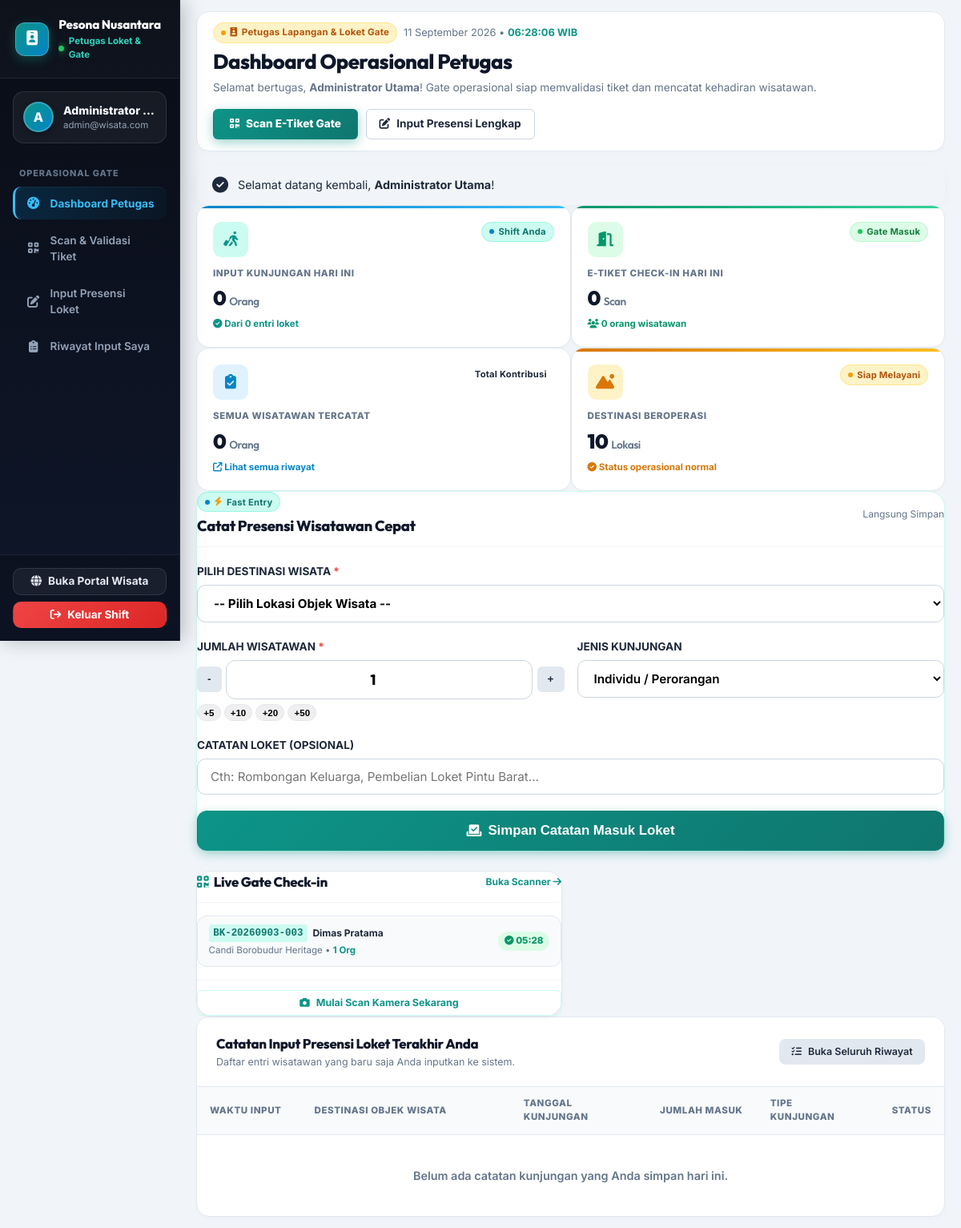
The page /petugas/index.php (signed in) on the database its author committed.
### tables this page shows
CREATE TABLE `pengaturan_web` (
  `id` INT AUTO_INCREMENT PRIMARY KEY,
  `nama_sistem` VARCHAR(100) NOT NULL DEFAULT 'Pesona Nusantara',
  `tagline` VARCHAR(200) DEFAULT 'Sistem Informasi & Reservasi Wisata Berkelas Indonesia',
  `deskripsi` TEXT DEFAULT NULL,
  `kontak_email` VARCHAR(100) DEFAULT 'kontak@pesonanusantara.id',
  `kontak_telp` VARCHAR(30) DEFAULT '+62 821-9988-7766',
  `alamat` TEXT DEFAULT NULL,
  `logo` VARCHAR(255) DEFAULT NULL,
  `banner` VARCHAR(255) DEFAULT NULL,
  `sosmed_instagram` VARCHAR(100) DEFAULT 'pesonanusantara.id',
  `sosmed_facebook` VARCHAR(100) DEFAULT 'pesonanusantara.official',
  `sosmed_youtube` VARCHAR(100) DEFAULT 'PesonaNusantaraTV',
  `updated_at` TIMESTAMP DEFAULT CURRENT_TIMESTAMP ON UPDATE CURRENT_TIMESTAMP
);

CREATE TABLE `pemesanan` (
  `id` INT AUTO_INCREMENT PRIMARY KEY,
  `kode_booking` VARCHAR(30) NOT NULL UNIQUE,
  `user_id` INT NOT NULL,
  `destinasi_id` INT NOT NULL,
  `tanggal_kunjungan` DATE NOT NULL,
  `tipe_rombongan` ENUM('sendiri', 'rombongan') NOT NULL DEFAULT 'sendiri',
  `jumlah_tiket` INT NOT NULL DEFAULT 1,
  `harga_satuan` DECIMAL(12,2) NOT NULL,
  `diskon_didapat` DECIMAL(12,2) DEFAULT 0.00,
  `total_bayar` DECIMAL(12,2) NOT NULL,
  `status_bayar` ENUM('pending', 'lunas', 'batal') NOT NULL DEFAULT 'pending',
  `metode_pembayaran` VARCHAR(50) DEFAULT 'QRIS',
  `bukti_bayar` VARCHAR(255) DEFAULT NULL,
  `qr_code` VARCHAR(255) DEFAULT NULL,
  `status_kunjungan` ENUM('belum_digunakan', 'sudah_digunakan', 'hangus') DEFAULT 'belum_digunakan',
  `waktu_checkin` DATETIME DEFAULT NULL,
  `nama_pemesan` VARCHAR(100) DEFAULT NULL,
  `no_telp` VARCHAR(30) DEFAULT NULL,
  `catatan` TEXT DEFAULT NULL,
  `created_at` TIMESTAMP DEFAULT CURRENT_TIMESTAMP,
  FOREIGN KEY (`user_id`) REFERENCES `users`(`id`) ON DELETE CASCADE,
  FOREIGN KEY (`destinasi_id`) REFERENCES `destinasi`(`id`) ON DELETE CASCADE
);

CREATE TABLE `destinasi` (
  `id` INT AUTO_INCREMENT PRIMARY KEY,
  `kategori_id` INT NOT NULL,
  `nama_destinasi` VARCHAR(150) NOT NULL,
  `slug` VARCHAR(180) NOT NULL UNIQUE,
  `deskripsi` TEXT NOT NULL,
  `lokasi` VARCHAR(255) NOT NULL,
  `maps_embed` TEXT DEFAULT NULL,
  `harga_tiket` DECIMAL(12,2) NOT NULL DEFAULT 0.00,
  `diskon_rombongan` INT DEFAULT 15 COMMENT 'Diskon persen untuk rombongan',
  `min_rombongan` INT DEFAULT 10 COMMENT 'Minimal pengunjung untuk rombongan',
  `jam_buka` TIME DEFAULT '08:00:00',
  `jam_tutup` TIME DEFAULT '17:00:00',
  `hari_operasional` VARCHAR(100) DEFAULT 'Setiap Hari (Senin - Minggu)',
  `fasilitas` TEXT DEFAULT NULL COMMENT 'Comma-separated fasilitas',
  `status` ENUM('buka', 'tutup', 'pemeliharaan') DEFAULT 'buka',
  `rating` DECIMAL(3,2) DEFAULT 4.80,
  `foto_utama` VARCHAR(255) NOT NULL,
  `created_at` TIMESTAMP DEFAULT CURRENT_TIMESTAMP,
  FOREIGN KEY (`kategori_id`) REFERENCES `kategori_wisata`(`id`) ON DELETE CASCADE
);

### petugas/index.php (the view, shortened to what the rows shown need)
<?php
require_once __DIR__ . '/../config/database.php';
$today = date('Y-m-d');
$userId = $_SESSION['user_id'];
$stmtHariIni = $pdo->prepare("SELECT COALESCE(SUM(jumlah_pengunjung), 0) as total_pengunjung, COUNT(id) as total_entri
                              FROM presensi_kunjungan
                              WHERE tanggal_kunjungan = ? AND petugas_id = ?");
$stmtHariIni->execute([$today, $userId]);
$statHariIni = $stmtHariIni->fetch();
$stmtValidasi = $pdo->query("SELECT COUNT(*) FROM pemesanan WHERE status_kunjungan = 'sudah_digunakan' AND DATE(waktu_checkin) = CURDATE()")->fetchColumn();
$stmtTotal = $pdo->prepare("SELECT COALESCE(SUM(jumlah_pengunjung), 0) as total_all
                            FROM presensi_kunjungan
                            WHERE petugas_id = ?");
$stmtTotal->execute([$userId]);
$totalAll = (int)$stmtTotal->fetchColumn();
$totalDestinasiBuka = (int)$pdo->query("SELECT COUNT(*) FROM destinasi WHERE status = 'buka'")->fetchColumn();
$stmtGateLive = $pdo->query("SELECT p.*, d.nama_destinasi, u.nama as nama_user
                             FROM pemesanan p
                             JOIN destinasi d ON p.destinasi_id = d.id
                             JOIN users u ON p.user_id = u.id
                             WHERE p.status_kunjungan = 'sudah_digunakan'
                             ORDER BY p.waktu_checkin DESC LIMIT 5");
$gateLiveList = $stmtGateLive->fetchAll();
require_once __DIR__ . '/includes/header.php';
require_once __DIR__ . '/includes/sidebar.php';
?>
<main class="admin-main">
  <div class="admin-topbar-luxury">
    <div>
      <h1 style="font-size: 1.6rem; font-weight: 800; color: #0f172a; margin: 0; letter-spacing: -0.02em;">
        Dashboard Operasional Petugas
      </h1>
    </div>
  </div>
  <div class="grid grid-cols-4 gap-5 mb-7">
    <div class="kpi-card-luxury kpi-primary" style="padding: 1.25rem;">
      <h2 style="font-size: 1.55rem; font-weight: 900; color: #0f172a; margin: 0.2rem 0 0 0; font-family: 'Outfit', sans-serif;">
        <?= number_format($statHariIni['total_pengunjung']) ?> <span style="font-size: 0.85rem; font-weight: 600; color: #64748b;">Orang</span>
      </h2>
    </div>
    <a href="<?= BASE_URL ?>petugas/validasi_tiket.php" style="text-decoration: none; color: inherit;">
      <div class="kpi-card-luxury kpi-success" style="cursor: pointer; padding: 1.25rem; border: 1px solid #e2e8f0;">
        <h2 style="font-size: 1.55rem; font-weight: 900; color: #0f172a; margin: 0.2rem 0 0 0; font-family: 'Outfit', sans-serif;">
          <?= number_format($stmtValidasi) ?> <span style="font-size: 0.85rem; font-weight: 600; color: #64748b;">Scan</span>
        </h2>
      </div>
    </a>
    <a href="<?= BASE_URL ?>petugas/riwayat_input.php" style="text-decoration: none; color: inherit;">
      <div class="kpi-card-luxury kpi-info" style="cursor: pointer; padding: 1.25rem; border: 1px solid #e2e8f0;">
        <h2 style="font-size: 1.55rem; font-weight: 900; color: #0f172a; margin: 0.2rem 0 0 0; font-family: 'Outfit', sans-serif;">
          <?= number_format($totalAll) ?> <span style="font-size: 0.85rem; font-weight: 600; color: #64748b;">Orang</span>
        </h2>
      </div>
    </a>
    <div class="kpi-card-luxury kpi-warning" style="padding: 1.25rem; border: 1px solid #e2e8f0;">
      <h2 style="font-size: 1.55rem; font-weight: 900; color: #0f172a; margin: 0.2rem 0 0 0; font-family: 'Outfit', sans-serif;">
        <?= $totalDestinasiBuka ?> <span style="font-size: 0.85rem; font-weight: 600; color: #64748b;">Lokasi</span>
      </h2>
    </div>
  </div>
  <div class="grid grid-cols-12 gap-6 mb-7">
    <div class="col-span-5" style="grid-column: span 5 / span 5;">
      <div class="card p-6 bg-white shadow-sm" style="border-radius: 1.25rem; border: 1.5px solid #e2e8f0; height: 100%; display: flex; flex-direction: column;">
        <div style="flex: 1; overflow-y: auto; max-height: 290px;">
          <?php if (empty($gateLiveList)): ?>
            <div style="text-align: center; padding: 3rem 1rem; color: #94a3b8;">
              <i class="fa-solid fa-ticket" style="font-size: 2.2rem; color: #cbd5e1; margin-bottom: 0.5rem; display: block;"></i>
              <span style="font-size: 0.85rem; font-weight: 600;">Belum ada scan e-tiket hari ini</span>
            </div>
          <?php else: ?>
            <ul style="list-style: none; padding: 0; margin: 0; display: flex; flex-direction: column; gap: 0.5rem;">
              <?php foreach ($gateLiveList as $gl): ?>
                <li style="display: flex; align-items: center; justify-content: space-between; padding: 0.65rem 0.85rem; background: #f8fafc; border: 1px solid #e2e8f0; border-radius: 0.75rem;">
                  <div style="overflow: hidden; flex: 1; padding-right: 0.5rem;">
                    <div style="display: flex; align-items: center; gap: 0.4rem;">
                      <code style="font-size: 0.78rem; font-weight: 800; color: #0f766e; background: #ccfbf1; padding: 0.1rem 0.35rem; border-radius: 4px;">
                        <?= htmlspecialchars($gl['kode_booking']) ?>
                      </code>
                      <span style="font-size: 0.75rem; font-weight: 700; color: #1e293b; white-space: nowrap; overflow: hidden; text-overflow: ellipsis;">
                        <?= htmlspecialchars($gl['nama_pemesan'] ?? $gl['nama_user']) ?>
                      </span>
                    </div>
                    <span style="font-size: 0.72rem; color: #64748b; display: block; margin-top: 0.15rem;">
                      <?= htmlspecialchars($gl['nama_destinasi']) ?> • <strong style="color: #0d9488;"><?= $gl['jumlah_tiket'] ?> Org</strong>
                    </span>
                  </div>
                  <div style="text-align: right;">
                    <span style="font-size: 0.72rem; font-weight: 800; color: #059669; background: #dcfce7; padding: 0.2rem 0.5rem; border-radius: 9999px; display: inline-block;">
                      <i class="fa-solid fa-circle-check"></i> <?= $gl['waktu_checkin'] ? date('H:i', strtotime($gl['waktu_checkin'])) : '-' ?>
                    </span>
                  </div>
                </li>
              <?php endforeach; ?>
            </ul>
          <?php endif; ?>
        </div>
      </div>
    </div>
  </div>
  <div class="card-table-luxury" style="width: 100%;">
    <div style="overflow-x: auto; width: 100%;">
      <table class="table-luxury" style="width: 100%;">
        <thead>
          <tr>
            <th style="width: 14%;">Waktu Input</th>
            <th style="width: 28%;">Destinasi Objek Wisata</th>
            <th style="width: 18%;">Tanggal Kunjungan</th>
            <th style="width: 15%; text-align: center;">Jumlah Masuk</th>
            <th style="width: 13%;">Tipe Kunjungan</th>
            <th style="width: 12%; text-align: right;">Status</th>
          </tr>
        </thead>
      </table>
    </div>
  </div>
</main>
<?php require_once __DIR__ . '/includes/footer.php'; ?>

### petugas/includes/sidebar.php (shortened to what the rows shown need)
<aside class="admin-sidebar">
  <div class="admin-sidebar-brand" style="padding: 1.25rem 1.2rem; border-bottom: 1px solid rgba(255,255,255,0.08);">
    <div style="overflow: hidden; flex: 1;">
      <span style="display: block; font-weight: 800; font-size: 0.95rem; color: #ffffff; letter-spacing: -0.01em; white-space: nowrap; text-overflow: ellipsis; overflow: hidden; font-family: 'Outfit', sans-serif;">
        <?= htmlspecialchars($settings['nama_sistem'] ?? 'Pesona Nusantara') ?>
      </span>
      <span style="display: inline-flex; align-items: center; gap: 0.35rem; font-size: 0.72rem; color: #2dd4bf; font-weight: 700;">
        <span style="width: 7px; height: 7px; border-radius: 50%; background: #22c55e; display: inline-block; box-shadow: 0 0 10px #22c55e; animation: pulse 2s infinite;"></span>
        Petugas Loket & Gate
      </span>
    </div>
  </div>
</aside>

### rows shown on the page
pengaturan_web: nama_sistem "Pesona Nusantara"
pemesanan: kode_booking "BK-20260903-003", nama_pemesan "Dimas Pratama", destinasi.nama_destinasi "Candi Borobudur Heritage", jumlah_tiket "1", waktu_checkin "05:28"

### other values the page prints
$initial "A"
$userName "Administrator…"
$userEmail "admin@wisata.com"
$_SESSION['user_nama'] "Administrator Utama"
$flash['message'] "Selamat datang kembali, Administrator Utama !"
$statHariIni['total_pengunjung'] "0"
$statHariIni['total_entri'] "0"
$stmtValidasi "0"
$stmtValidasiOrang "0"
$totalAll "0"
$totalDestinasiBuka "10"
